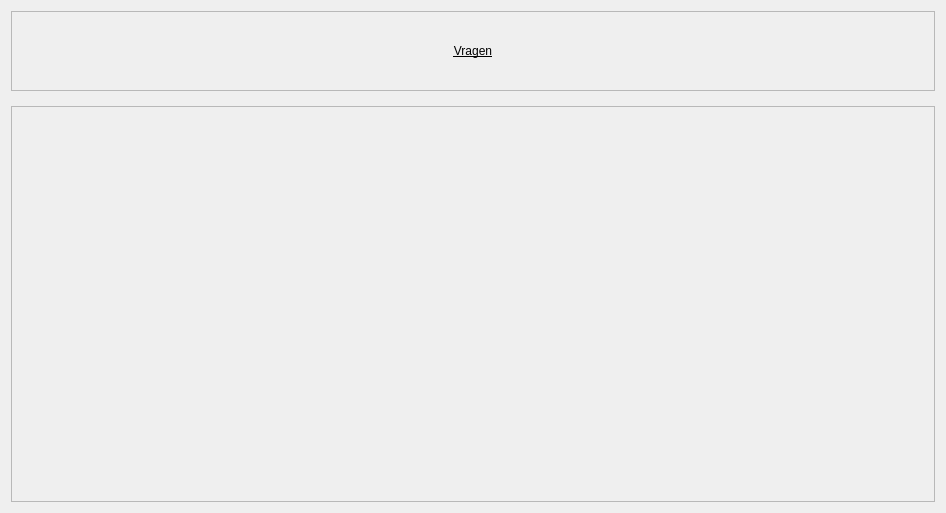
                            <widget class="QWidget" name="scrollAreaWidgetContents_12">
                             <property name="geometry">
                              <rect>
                               <x>0</x>
                               <y>0</y>
                               <width>946</width>
                               <height>513</height>
                              </rect>
                             </property>
                             <property name="styleSheet">
                              <string notr="true">font: 75 12pt &quot;Roboto Condensed&quot;;</string>
                             </property>
                             <layout class="QVBoxLayout" name="verticalLayout_56">
                              <property name="spacing">
                               <number>15</number>
                              </property>
                              <item>
                               <widget class="QFrame" name="frame_51">
                                <property name="maximumSize">
                                 <size>
                                  <width>16777215</width>
                                  <height>80</height>
                                 </size>
                                </property>
                                <property name="frameShape">
                                 <enum>QFrame::StyledPanel</enum>
                                </property>
                                <property name="frameShadow">
                                 <enum>QFrame::Raised</enum>
                                </property>
                                <layout class="QGridLayout" name="gridLayout_25">
                                 <property name="leftMargin">
                                  <number>100</number>
                                 </property>
                                 <property name="rightMargin">
                                  <number>100</number>
                                 </property>
                                 <item row="1" column="2">
                                  <widget class="QLabel" name="label_52">
                                   <property name="styleSheet">
                                    <string notr="true">font: bold 14pt &quot;Roboto Condensed&quot;;
text-decoration:underline;</string>
                                   </property>
                                   <property name="text">
                                    <string>Vragen</string>
                                   </property>
                                   <property name="alignment">
                                    <set>Qt::AlignCenter</set>
                                   </property>
                                  </widget>
                                 </item>
                                </layout>
                               </widget>
                              </item>
                              <item>
                               <widget class="QFrame" name="frame_52">
                                <property name="styleSheet">
                                 <string notr="true"/>
                                </property>
                                <property name="frameShape">
                                 <enum>QFrame::StyledPanel</enum>
                                </property>
                                <property name="frameShadow">
                                 <enum>QFrame::Sunken</enum>
                                </property>
                                <layout class="QGridLayout" name="gridLayout_26">
                                 <property name="rightMargin">
                                  <number>11</number>
                                 </property>
                                </layout>
                               </widget>
                              </item>
                             </layout>
                            </widget>
